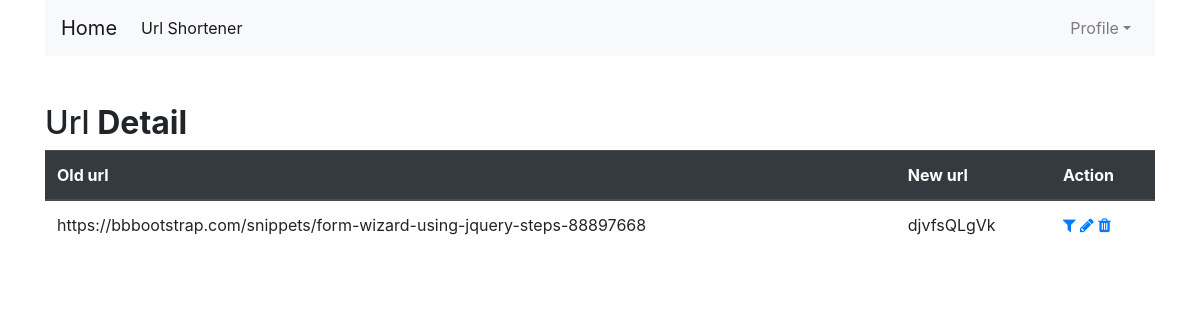
Page /url/5/ (signed in) on the committed database.
### short/models.py (models this page shows, shortened)
class Url(models.Model):
    url = models.CharField(max_length=250)
    slug = models.CharField(max_length=15)

### short/views.py (the view)
# urls.py: path('url/<int:pk>/',UrlDetailView.as_view(),name='url-detail'),
class UrlDetailView(BaseView,DetailView):
    template_name = "short/pages/url_detail.html"

### short/templates/short/pages/url_detail.html
{% include 'short/base.html' %}
{% block content %}
    <div class="container mt-5">
        <div class="table-title">
            <div class="row">
                {% block header %}
                    <div class="col-sm-8"><h2>Url<b> Detail</b></h2></div>
                {% endblock header %}
            </div>
        </div>
        <table class="table table-hover ">
            <thead class="thead-dark">
                <tr>
                    <th scope="col">Old url</th>
                    <th scope="col">New url</th>
                    <th scope="col">Action</th>
                </tr>
            </thead>
            <tbody>
                <tr>
                    <td>{{ object.url }}</td>
                    <td>{{ object.slug }}</td>
                    <td>
                        <a
                            type="button"
                            {% comment %} class="btn btn-sm btn-secondary" {% endcomment %}
                            href="{% url 'url-detail' object.id %}">
                            <i class="fa fa-filter" aria-hidden="true"></i>
                        </a>
                        <a
                            type="button"
                            {% comment %} class="btn btn-sm btn-info" {% endcomment %}
                            href="{% url 'url-update' object.id %}">
                            <i class="fa fa-pencil" aria-hidden="true"></i>
                        </a>
                        <a
                            type="button"
                            {% comment %} class="btn btn-sm btn-danger" {% endcomment %}
                            href="{% url 'url-delete' object.id %}">
                            <i class="fa fa-trash" aria-hidden="true"></i>
                        </a>
                    </td>
                </tr>
            </tbody>
        </table>
    </div>
{% endblock content %}

### rows in the picture
Url: url "https://bbbootstrap.com/snippets/form-wizard-using-jquery-steps-88897668", slug "djvfsQLgVk"
